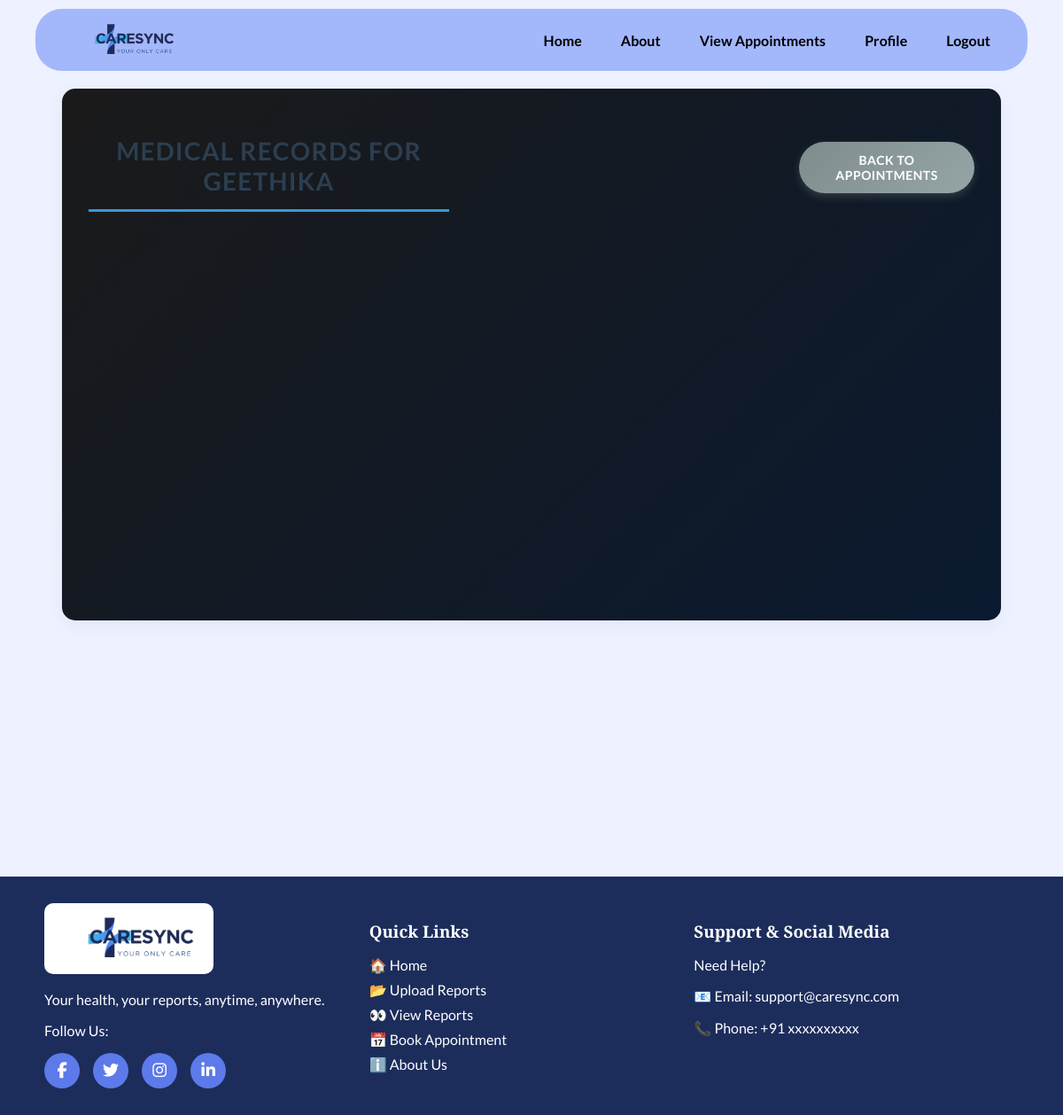
Before: /doctor/patient/2/folders/ (signed in) with the older database file.
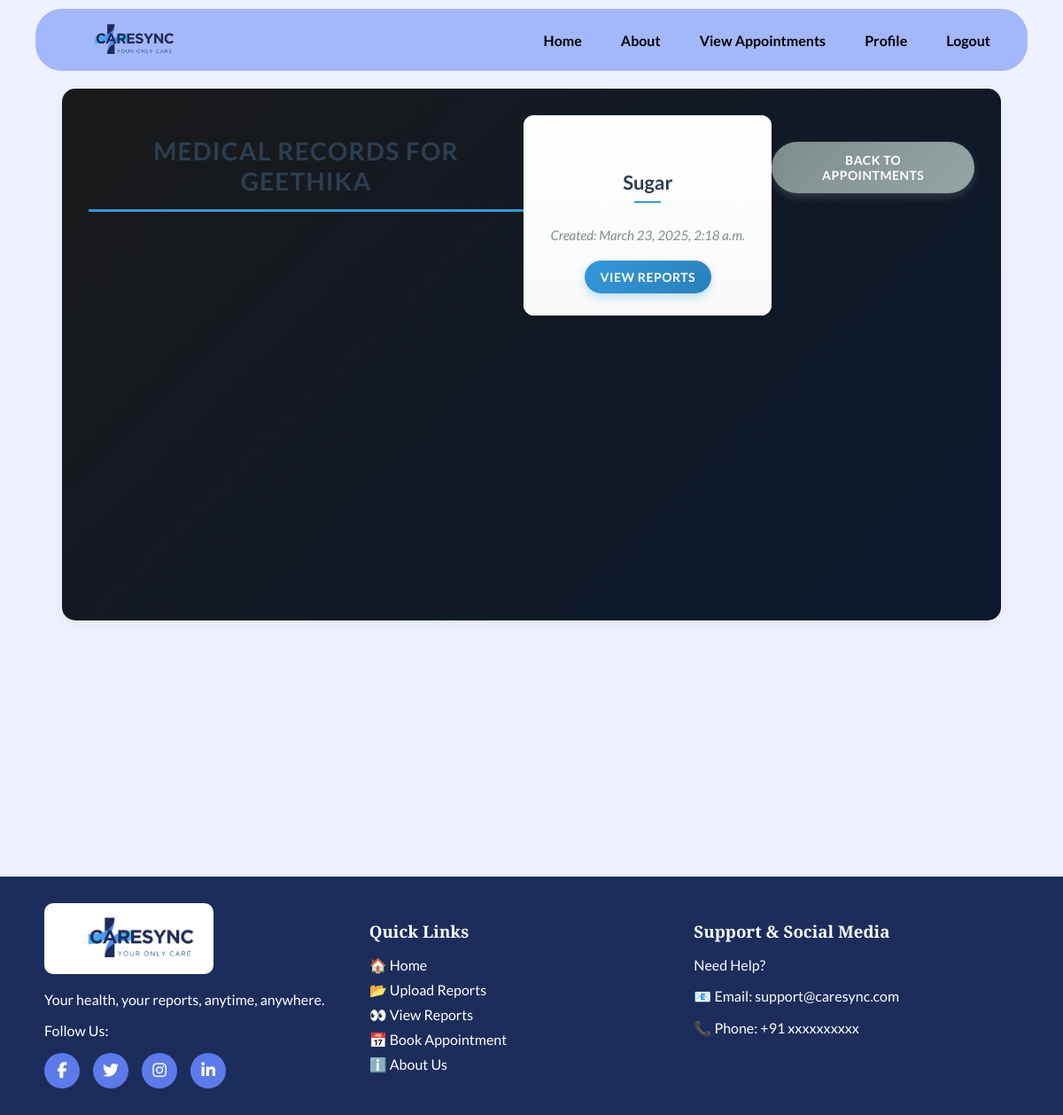
After: the same page with the newer database file.
### reports/models.py (models this page shows, shortened)
class ReportFolder(models.Model):
    name = models.CharField(max_length=100)
    user = models.ForeignKey(CustomUser, on_delete=models.CASCADE, related_name='folders')
    created_at = models.DateTimeField(default=timezone.now)
    class Meta:
        unique_together = ['name', 'user']

### doctor/views.py (the view)
# urls.py: path('patient/<int:patient_id>/folders/', doctor_view_patient_folders, name='doctor_view_patient_folders'),
@login_required
def doctor_view_patient_folders(request, patient_id):
    if not hasattr(request.user, 'doctor'):
        return redirect('home')
    patient = get_object_or_404(User, id=patient_id)
    doctor_instance = request.user.doctor
    has_appointment = Booking.objects.filter(
        doctor=doctor_instance,
        user=patient
    ).exists()
    if not has_appointment:
        messages.error(request, "You don't have permission to view this patient's records.")
        return redirect('view_appointments')
    folders = ReportFolder.objects.filter(user=patient)
    return render(request, 'doctor_patient_folders.html', {
        'patient': patient,
        'folders': folders
    })

### doctor/templates/doctor_patient_folders.html (shortened to what this page needs)
{% extends 'base.html' %}
{% block content %}
<div class="container">
    <h2>Medical Records for {{ patient.username }}</h2>
    {% if folders %}
        <div class="row">
            {% for folder in folders %}
                <div class="col-md-4 mb-4">
                    <div class="card">
                        <div class="card-body">
                            <h5 class="card-title">{{ folder.name }}</h5>
                            <p class="card-text">Created: {{ folder.created_at }}</p>
                            <a href="{% url 'doctor_view_folder_reports' folder_id=folder.id %}" class="btn btn-primary">
                                View Reports
                            </a>
                        </div>
                    </div>
                </div>
            {% endfor %}
        </div>
    {% else %}
        <div class="alert alert-info">
            This patient has not created any medical record folders yet.
        </div>
    {% endif %}
    <a href="{% url 'view_appointments' %}" class="btn btn-secondary mt-3">Back to Appointments</a>
</div>
{% endblock %}

Changed rows visible on the page:
added ReportFolder: name "Sugar", created_at "March 23, 2025, 2:18 a.m."
